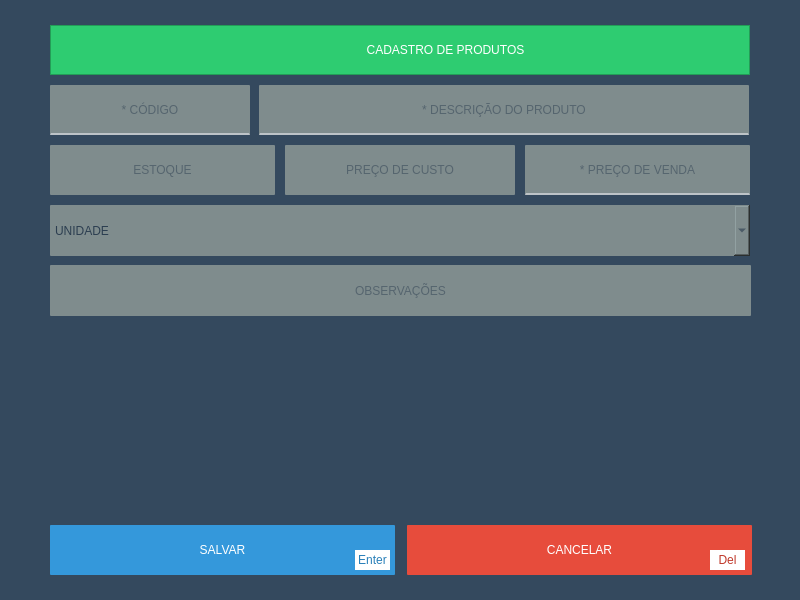
<?xml version="1.0" encoding="UTF-8"?>
<ui version="4.0">
 <class>cadastro_produtos_2</class>
 <widget class="QDialog" name="cadastro_produtos_2">
  <property name="geometry">
   <rect>
    <x>0</x>
    <y>0</y>
    <width>800</width>
    <height>600</height>
   </rect>
  </property>
  <property name="minimumSize">
   <size>
    <width>800</width>
    <height>600</height>
   </size>
  </property>
  <property name="maximumSize">
   <size>
    <width>800</width>
    <height>600</height>
   </size>
  </property>
  <property name="windowTitle">
   <string>Wefix Store™</string>
  </property>
  <property name="windowIcon">
   <iconset resource="imgs.qrc">
    <normaloff>:/Imgs/UI/PNG/icon.png</normaloff>:/Imgs/UI/PNG/icon.png</iconset>
  </property>
  <property name="styleSheet">
   <string notr="true">#cadastro_produtos_2{
background-color: rgb(52, 73, 94);
color: rgb(255, 255, 255);
font: 12pt &quot;Roboto&quot;;
}

.QMessageBox
{
	background-color: rgb(52, 73, 94);
	text-color: rgb(255, 255, 255);
	font: 12pt &quot;Roboto&quot;;
}

.QLabel
{	
	color: rgb(255, 255, 255);
}

.QPushButton
{
	
	background-color: rgb(52, 152, 219);
	border-radius:1px;
	color: rgb(255, 255, 255);
	font: 12pt &quot;Roboto&quot;;
	width: 50px;
	height: 30px;
}

.QPushButton:hover
{
	background-color: rgb(41, 128, 185);
}


.QLineEdit{
	border-radius: 1px;
	background-color:rgb(127, 140, 141);
	color: rgb(44, 62, 80);
	font: 12pt &quot;Roboto&quot;;
}

.QLineEdit:focus
{
	background-color:#bdc3c7;
	text-color:2c3e50;
}

.QLineEdit:hover
{
	background-color:#bdc3c7;
	text-color:#2c3e50;
}

.QComboBox
{
	border-radius: 1px;
	background-color:rgb(127, 140, 141);
	color: rgb(44, 62, 80);
	font: 12pt &quot;Roboto&quot;;
}

.QComboBox:focus
{
	background-color:#bdc3c7;
	text-color:2c3e50;
}</string>
  </property>
  <widget class="QFrame" name="frame">
   <property name="geometry">
    <rect>
     <x>50</x>
     <y>25</y>
     <width>700</width>
     <height>50</height>
    </rect>
   </property>
   <property name="styleSheet">
    <string notr="true">background-color: rgb(46, 204, 113);</string>
   </property>
   <property name="frameShape">
    <enum>QFrame::StyledPanel</enum>
   </property>
   <property name="frameShadow">
    <enum>QFrame::Raised</enum>
   </property>
   <widget class="QLabel" name="label_2">
    <property name="geometry">
     <rect>
      <x>240</x>
      <y>15</y>
      <width>311</width>
      <height>20</height>
     </rect>
    </property>
    <property name="styleSheet">
     <string notr="true">color: rgb(255, 255, 255);
font: 18pt &quot;Roboto&quot;;</string>
    </property>
    <property name="text">
     <string>CADASTRO DE PRODUTOS</string>
    </property>
    <property name="alignment">
     <set>Qt::AlignCenter</set>
    </property>
   </widget>
   <widget class="QLabel" name="label_5">
    <property name="geometry">
     <rect>
      <x>220</x>
      <y>15</y>
      <width>27</width>
      <height>22</height>
     </rect>
    </property>
    <property name="styleSheet">
     <string notr="true">background-color:transparent;
background-image: url(:/Imgs/UI/Icones/Produtos/cadastrar.png);</string>
    </property>
    <property name="text">
     <string/>
    </property>
    <property name="textFormat">
     <enum>Qt::PlainText</enum>
    </property>
    <property name="alignment">
     <set>Qt::AlignHCenter|Qt::AlignTop</set>
    </property>
   </widget>
   <widget class="QPushButton" name="btn_voltar">
    <property name="geometry">
     <rect>
      <x>10</x>
      <y>10</y>
      <width>120</width>
      <height>31</height>
     </rect>
    </property>
    <property name="cursor">
     <cursorShape>PointingHandCursor</cursorShape>
    </property>
    <property name="styleSheet">
     <string notr="true">#btn_voltar
{
	background: transparent;
	border-radius:1px;
}

#btn_voltar:hover
{
	
	background-color: rgb(39, 174, 96);
}</string>
    </property>
    <property name="text">
     <string/>
    </property>
    <property name="icon">
     <iconset resource="imgs.qrc">
      <normaloff>:/Imgs/UI/PNG/Store/voltar.png</normaloff>:/Imgs/UI/PNG/Store/voltar.png</iconset>
    </property>
    <property name="iconSize">
     <size>
      <width>100</width>
      <height>25</height>
     </size>
    </property>
   </widget>
  </widget>
  <widget class="QLineEdit" name="le_codigo">
   <property name="geometry">
    <rect>
     <x>50</x>
     <y>85</y>
     <width>200</width>
     <height>50</height>
    </rect>
   </property>
   <property name="styleSheet">
    <string notr="true"/>
   </property>
   <property name="inputMask">
    <string/>
   </property>
   <property name="maxLength">
    <number>13</number>
   </property>
   <property name="alignment">
    <set>Qt::AlignCenter</set>
   </property>
   <property name="placeholderText">
    <string>* CÓDIGO</string>
   </property>
  </widget>
  <widget class="QLineEdit" name="le_descricao">
   <property name="geometry">
    <rect>
     <x>259</x>
     <y>85</y>
     <width>490</width>
     <height>50</height>
    </rect>
   </property>
   <property name="styleSheet">
    <string notr="true"/>
   </property>
   <property name="maxLength">
    <number>40</number>
   </property>
   <property name="alignment">
    <set>Qt::AlignCenter</set>
   </property>
   <property name="placeholderText">
    <string>* DESCRIÇÃO DO PRODUTO</string>
   </property>
  </widget>
  <widget class="QLabel" name="label_6">
   <property name="geometry">
    <rect>
     <x>55</x>
     <y>100</y>
     <width>24</width>
     <height>20</height>
    </rect>
   </property>
   <property name="styleSheet">
    <string notr="true">background-color:transparent;
background-image: url(:/Imgs/UI/Icones/Produtos/codigo.png);</string>
   </property>
   <property name="text">
    <string/>
   </property>
   <property name="textFormat">
    <enum>Qt::PlainText</enum>
   </property>
   <property name="alignment">
    <set>Qt::AlignHCenter|Qt::AlignTop</set>
   </property>
  </widget>
  <widget class="QLabel" name="label_7">
   <property name="geometry">
    <rect>
     <x>265</x>
     <y>97</y>
     <width>24</width>
     <height>24</height>
    </rect>
   </property>
   <property name="styleSheet">
    <string notr="true">background-color:transparent;
background-image: url(:/Imgs/UI/Icones/Produtos/descricao.png);</string>
   </property>
   <property name="text">
    <string/>
   </property>
   <property name="textFormat">
    <enum>Qt::PlainText</enum>
   </property>
   <property name="alignment">
    <set>Qt::AlignHCenter|Qt::AlignTop</set>
   </property>
  </widget>
  <widget class="QLineEdit" name="le_estoque">
   <property name="geometry">
    <rect>
     <x>50</x>
     <y>145</y>
     <width>225</width>
     <height>50</height>
    </rect>
   </property>
   <property name="styleSheet">
    <string notr="true"/>
   </property>
   <property name="maxLength">
    <number>10</number>
   </property>
   <property name="alignment">
    <set>Qt::AlignCenter</set>
   </property>
   <property name="placeholderText">
    <string>ESTOQUE</string>
   </property>
  </widget>
  <widget class="QLineEdit" name="le_preco_custo">
   <property name="geometry">
    <rect>
     <x>285</x>
     <y>145</y>
     <width>230</width>
     <height>50</height>
    </rect>
   </property>
   <property name="styleSheet">
    <string notr="true"/>
   </property>
   <property name="maxLength">
    <number>10</number>
   </property>
   <property name="alignment">
    <set>Qt::AlignCenter</set>
   </property>
   <property name="placeholderText">
    <string>PREÇO DE CUSTO</string>
   </property>
  </widget>
  <widget class="QLineEdit" name="le_preco_venda">
   <property name="geometry">
    <rect>
     <x>525</x>
     <y>145</y>
     <width>225</width>
     <height>50</height>
    </rect>
   </property>
   <property name="styleSheet">
    <string notr="true"/>
   </property>
   <property name="maxLength">
    <number>10</number>
   </property>
   <property name="alignment">
    <set>Qt::AlignCenter</set>
   </property>
   <property name="placeholderText">
    <string>* PREÇO DE VENDA</string>
   </property>
  </widget>
  <widget class="QLabel" name="label_8">
   <property name="geometry">
    <rect>
     <x>55</x>
     <y>160</y>
     <width>33</width>
     <height>20</height>
    </rect>
   </property>
   <property name="styleSheet">
    <string notr="true">background-color:transparent;
background-image: url(:/Imgs/UI/Icones/Produtos/estoque.png);</string>
   </property>
   <property name="text">
    <string/>
   </property>
   <property name="textFormat">
    <enum>Qt::PlainText</enum>
   </property>
   <property name="alignment">
    <set>Qt::AlignHCenter|Qt::AlignTop</set>
   </property>
  </widget>
  <widget class="QLabel" name="label_9">
   <property name="geometry">
    <rect>
     <x>290</x>
     <y>160</y>
     <width>20</width>
     <height>20</height>
    </rect>
   </property>
   <property name="styleSheet">
    <string notr="true">background-color:transparent;
background-image: url(:/Imgs/UI/Icones/Produtos/valor.png);</string>
   </property>
   <property name="text">
    <string/>
   </property>
   <property name="textFormat">
    <enum>Qt::PlainText</enum>
   </property>
   <property name="alignment">
    <set>Qt::AlignHCenter|Qt::AlignTop</set>
   </property>
  </widget>
  <widget class="QLabel" name="label_10">
   <property name="geometry">
    <rect>
     <x>530</x>
     <y>160</y>
     <width>20</width>
     <height>20</height>
    </rect>
   </property>
   <property name="styleSheet">
    <string notr="true">background-color:transparent;
background-image: url(:/Imgs/UI/Icones/Produtos/valor.png);</string>
   </property>
   <property name="text">
    <string/>
   </property>
   <property name="textFormat">
    <enum>Qt::PlainText</enum>
   </property>
   <property name="alignment">
    <set>Qt::AlignHCenter|Qt::AlignTop</set>
   </property>
  </widget>
  <widget class="QPushButton" name="btn_salvar">
   <property name="geometry">
    <rect>
     <x>50</x>
     <y>525</y>
     <width>345</width>
     <height>50</height>
    </rect>
   </property>
   <property name="cursor">
    <cursorShape>PointingHandCursor</cursorShape>
   </property>
   <property name="styleSheet">
    <string notr="true">#btn_salvar
{
	background:#3498db;
	border-radius:1px;
	color: rgb(255, 255, 255);
	font: 12pt &quot;Roboto&quot;;

}

#btn_salvar:hover
{
	background:#2980b9;
	color: rgb(255, 255, 255);
	font: 12pt &quot;Roboto&quot;;

}</string>
   </property>
   <property name="text">
    <string>SALVAR</string>
   </property>
   <property name="iconSize">
    <size>
     <width>20</width>
     <height>20</height>
    </size>
   </property>
   <property name="shortcut">
    <string>Return</string>
   </property>
  </widget>
  <widget class="QPushButton" name="btn_cancelar">
   <property name="geometry">
    <rect>
     <x>407</x>
     <y>525</y>
     <width>345</width>
     <height>50</height>
    </rect>
   </property>
   <property name="cursor">
    <cursorShape>PointingHandCursor</cursorShape>
   </property>
   <property name="styleSheet">
    <string notr="true">#btn_cancelar
{
	background-color: rgb(231, 76, 60);
	border-radius:1px;
	color: rgb(255, 255, 255);
	font: 12pt &quot;Roboto&quot;;
}

#btn_cancelar:hover
{
	background-color: rgb(192, 57, 43);
	color: rgb(255, 255, 255);
	font: 12pt &quot;Roboto&quot;;

}</string>
   </property>
   <property name="text">
    <string>CANCELAR</string>
   </property>
   <property name="iconSize">
    <size>
     <width>20</width>
     <height>20</height>
    </size>
   </property>
   <property name="shortcut">
    <string>Del</string>
   </property>
  </widget>
  <widget class="QLabel" name="label_12">
   <property name="geometry">
    <rect>
     <x>60</x>
     <y>540</y>
     <width>27</width>
     <height>22</height>
    </rect>
   </property>
   <property name="styleSheet">
    <string notr="true">background-color:transparent;
background-image: url(:/Imgs/UI/Icones/Produtos/salvar.png);</string>
   </property>
   <property name="text">
    <string/>
   </property>
   <property name="textFormat">
    <enum>Qt::PlainText</enum>
   </property>
   <property name="alignment">
    <set>Qt::AlignHCenter|Qt::AlignTop</set>
   </property>
  </widget>
  <widget class="QLabel" name="label_13">
   <property name="geometry">
    <rect>
     <x>420</x>
     <y>540</y>
     <width>27</width>
     <height>22</height>
    </rect>
   </property>
   <property name="styleSheet">
    <string notr="true">background-color:transparent;
background-image: url(:/Imgs/UI/Icones/Produtos/cancelar.png);</string>
   </property>
   <property name="text">
    <string/>
   </property>
   <property name="textFormat">
    <enum>Qt::PlainText</enum>
   </property>
   <property name="alignment">
    <set>Qt::AlignHCenter|Qt::AlignTop</set>
   </property>
  </widget>
  <widget class="QLabel" name="label_14">
   <property name="geometry">
    <rect>
     <x>710</x>
     <y>550</y>
     <width>35</width>
     <height>20</height>
    </rect>
   </property>
   <property name="styleSheet">
    <string notr="true">background:#FFF;
color: rgb(192, 57, 43);
font: 10pt &quot;Roboto&quot;;</string>
   </property>
   <property name="text">
    <string>Del</string>
   </property>
   <property name="alignment">
    <set>Qt::AlignCenter</set>
   </property>
  </widget>
  <widget class="QLabel" name="label_15">
   <property name="geometry">
    <rect>
     <x>355</x>
     <y>550</y>
     <width>35</width>
     <height>20</height>
    </rect>
   </property>
   <property name="styleSheet">
    <string notr="true">background:#FFF;
color: rgb(41, 128, 185);
font: 10pt &quot;Roboto&quot;;</string>
   </property>
   <property name="text">
    <string>Enter</string>
   </property>
   <property name="alignment">
    <set>Qt::AlignCenter</set>
   </property>
  </widget>
  <widget class="QLineEdit" name="le_observacao">
   <property name="geometry">
    <rect>
     <x>50</x>
     <y>265</y>
     <width>701</width>
     <height>51</height>
    </rect>
   </property>
   <property name="styleSheet">
    <string notr="true"/>
   </property>
   <property name="maxLength">
    <number>60</number>
   </property>
   <property name="alignment">
    <set>Qt::AlignCenter</set>
   </property>
   <property name="placeholderText">
    <string>OBSERVAÇÕES</string>
   </property>
  </widget>
  <widget class="QLabel" name="label_11">
   <property name="geometry">
    <rect>
     <x>60</x>
     <y>280</y>
     <width>21</width>
     <height>20</height>
    </rect>
   </property>
   <property name="styleSheet">
    <string notr="true">background-color:transparent;
background-image: url(:/Imgs/UI/Icones/Produtos/observacoes.png);</string>
   </property>
   <property name="text">
    <string/>
   </property>
   <property name="textFormat">
    <enum>Qt::PlainText</enum>
   </property>
   <property name="alignment">
    <set>Qt::AlignHCenter|Qt::AlignTop</set>
   </property>
  </widget>
  <widget class="Line" name="line">
   <property name="geometry">
    <rect>
     <x>50</x>
     <y>125</y>
     <width>200</width>
     <height>10</height>
    </rect>
   </property>
   <property name="styleSheet">
    <string notr="true">background-color: transparent;
border-top: none;
border-bottom: 2px solid;
border-bottom-color: rgb(189, 195, 199);</string>
   </property>
   <property name="frameShadow">
    <enum>QFrame::Plain</enum>
   </property>
   <property name="orientation">
    <enum>Qt::Horizontal</enum>
   </property>
  </widget>
  <widget class="Line" name="line_2">
   <property name="geometry">
    <rect>
     <x>259</x>
     <y>125</y>
     <width>490</width>
     <height>10</height>
    </rect>
   </property>
   <property name="styleSheet">
    <string notr="true">background-color: transparent;
border-top: none;
border-bottom: 2px solid;
border-bottom-color: rgb(189, 195, 199);</string>
   </property>
   <property name="frameShadow">
    <enum>QFrame::Plain</enum>
   </property>
   <property name="orientation">
    <enum>Qt::Horizontal</enum>
   </property>
  </widget>
  <widget class="QLabel" name="label">
   <property name="geometry">
    <rect>
     <x>60</x>
     <y>490</y>
     <width>201</width>
     <height>21</height>
    </rect>
   </property>
   <property name="styleSheet">
    <string notr="true">#label{
color: rgb(149, 165, 166);
}



</string>
   </property>
   <property name="text">
    <string/>
   </property>
  </widget>
  <widget class="Line" name="line_3">
   <property name="geometry">
    <rect>
     <x>525</x>
     <y>185</y>
     <width>225</width>
     <height>10</height>
    </rect>
   </property>
   <property name="styleSheet">
    <string notr="true">background-color: transparent;
border-top: none;
border-bottom: 2px solid;
border-bottom-color: rgb(189, 195, 199);</string>
   </property>
   <property name="frameShadow">
    <enum>QFrame::Plain</enum>
   </property>
   <property name="orientation">
    <enum>Qt::Horizontal</enum>
   </property>
  </widget>
  <widget class="QComboBox" name="comboBox">
   <property name="geometry">
    <rect>
     <x>50</x>
     <y>205</y>
     <width>700</width>
     <height>51</height>
    </rect>
   </property>
   <item>
    <property name="text">
     <string>UNIDADE</string>
    </property>
   </item>
   <item>
    <property name="text">
     <string>KILOGRAMAS</string>
    </property>
   </item>
  </widget>
 </widget>
 <tabstops>
  <tabstop>le_codigo</tabstop>
  <tabstop>le_descricao</tabstop>
  <tabstop>le_estoque</tabstop>
  <tabstop>le_preco_custo</tabstop>
  <tabstop>le_preco_venda</tabstop>
  <tabstop>comboBox</tabstop>
  <tabstop>le_observacao</tabstop>
  <tabstop>btn_salvar</tabstop>
  <tabstop>btn_cancelar</tabstop>
  <tabstop>btn_voltar</tabstop>
 </tabstops>
 <resources>
  <include location="imgs.qrc"/>
 </resources>
 <connections/>
</ui>
